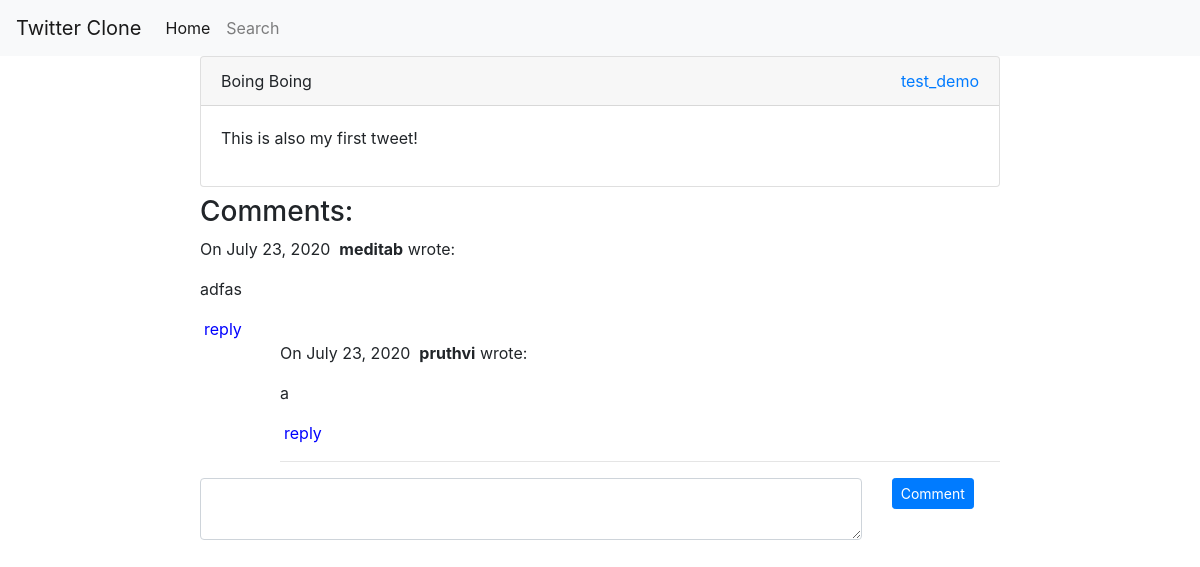
Page /post-detail/2 on the earlier database version.
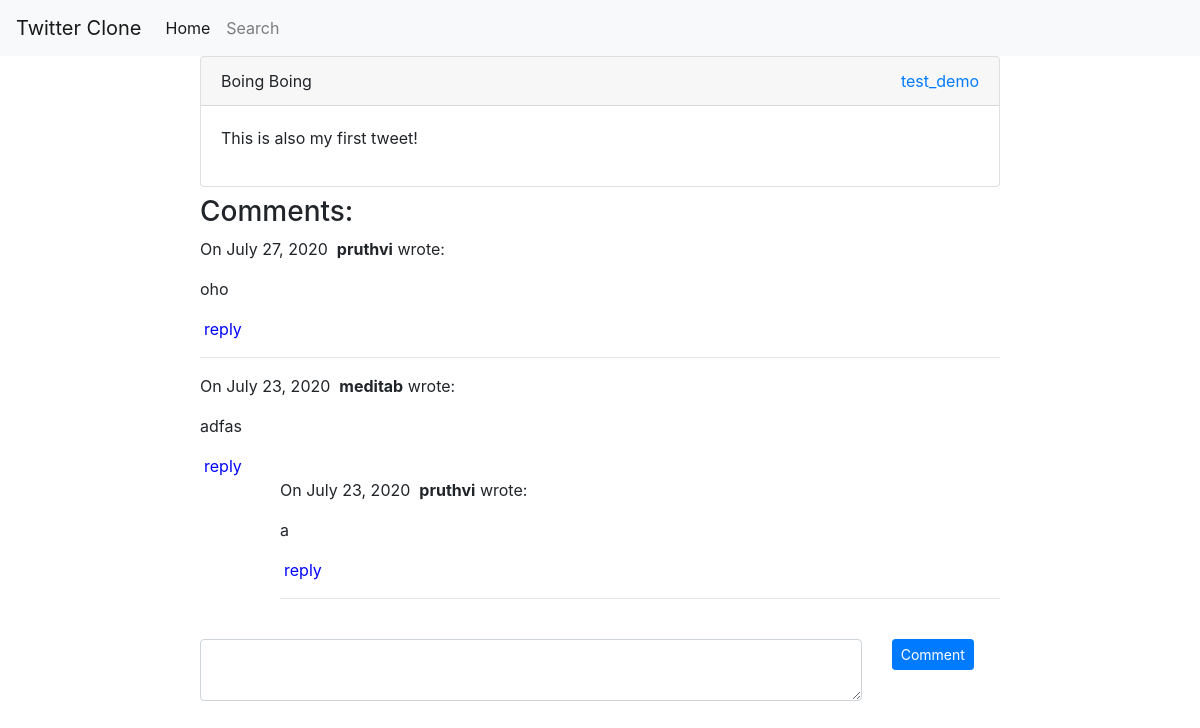
Same page on the later database version.
### twitterapp/models.py (models this page shows, shortened)
class Post(models.Model):
    author = models.ForeignKey(Profile,on_delete=models.CASCADE,null=True)
    title = models.CharField(max_length=250,null=True)
    content = RichTextField()
    date_created = models.DateTimeField(auto_now_add=True)

class Profile(models.Model):
    id = models.UUIDField(primary_key=True,default=uuid.uuid4,editable=False)
    user = models.OneToOneField(User,on_delete=models.CASCADE,null=True)
    bio = models.TextField(max_length=500, blank=True)
    location = models.CharField(max_length=30, blank=True)
    birth_date = models.DateField(null=True, blank=True)
    profile_image = models.ImageField(upload_to='images/',null=True,blank=True)
    followers = models.ManyToManyField(Following,related_name='profiles')
    mode = models.CharField(max_length=50,choices=[('public','Public'),('private','Private')],default='public')

class Comments(models.Model):
    user = models.ForeignKey(User,on_delete=models.CASCADE,null=True)
    post = models.ForeignKey(Post,on_delete=models.CASCADE,null=True)
    comment = models.TextField(max_length=2000,null=True)
    parent_comment = models.ForeignKey('Comments',on_delete=models.CASCADE,null=True,blank=True)
    date_created = models.DateTimeField(auto_now_add=True)

### twitterapp/views.py (the view, shortened to what this page needs)
# urls.py: path('post-detail/<int:pk>',views.PostDetailViewCls.as_view(),name='post-detail'),
class PostDetailViewCls(FormMixin,DetailView):
    model = Post
    template_name = 'post-detail.html'
    form_class = CommentForm
    def get_context_data(self,*args,**kwargs):
        context = super(PostDetailViewCls,self).get_context_data(*args,**kwargs)
        comments = self.get_object().comments_set.filter(parent_comment__isnull=True).order_by('-date_created')
        form = CommentForm()
        context['comments'] = comments
        context['form'] = form
        return context
    def post(self,request,*args,**kwargs):
        self.object = self.get_object()
        form = self.get_form()
        if form.is_valid():
            return self.form_valid(form)
        else:
            return self.form_invalid(form)

### twitterapp/forms.py
class CommentForm(forms.ModelForm):
    class Meta:
        model = Comments
        fields = ('comment',)
        widgets = {
            'comment':forms.Textarea(attrs={'cols':7,'rows':2,'class':'form-control'})
        }

### twitterapp/templates/post-detail.html (shortened to what this page needs)
{% extends 'main.html' %}
{% block content %}
{% load crispy_forms_tags %}
<div class="row">
    <div style="width: 800px;margin: 0 auto;">
        <div class="card mb-2">
            <div class="card-header">
                {{post.title}}
                <a style="float: right;"
                    href="{% url 'visit-profile' post.author.id %}">{{post.author.user.username}}</a>
            </div>
            <div class="card-body">
                {{post.content|safe}}
            </div>
        </div>
        <div id="comments">
            <h3>Comments:</h3>
            {% for comment in comments %}
            <div class='comment-body'>
                <p>
                    On {{comment.date_created.date }}&nbsp;
                    <b>{{ comment.user.username }}</b> wrote:
                </p>
                <p>{{ comment.comment }}</p>
                {% if comment.user == request.user %}
                <span><a href="#" data-target="{{comment.id}}" class="delete" style="color:red">delete</a></span>
                {% else %}
                <span><a href="#" id="{{comment.id}}" class="reply mx-1" style="color: blue;">reply</a></span>
                {% endif %}
                <div style="padding-left:5em">
                    {% for reply in comment.comments_set.all %}
                    <div class='comment-body'>
                        <p>
                            On {{reply.date_created.date }}&nbsp;
                            <b>{{ reply.user.username }}</b> wrote:
                        </p>
                        <p>{{ reply.comment }}</p>
                        {% if reply.user == request.user %}
                        <span><a href="#" data-target="{{reply.id}}" class="delete" style="color:red">delete</a></span>
                        {% else %}
                        <span><a href="#" id="{{comment.id}}" class="reply mx-1" style="color: blue;">reply</a></span>
                        {% endif %}
                        {% endfor %}
                    </div>
                    <hr>
                </div>
            </div>
            {% endfor %}
        </div>
    </div>
    <br>
    <div style="width: 800px;margin: 0 auto;">
        <form id="form" action="" method="post">
            <div class="row">
                <div class="col-sm-10">
                    {{form.comment}}
                </div>
                <div class="col-sm-2">
                    <button type="submit" class="btn btn-sm btn-primary">Comment</button>
                </div>
            </div>
        </form>
    </div>
</div>
{% endblock %}

### twitterapp/templates/main.html (shortened to what this page needs)
{% load static %}
<!DOCTYPE html>
<html lang="en">
<head>
  <link rel="stylesheet" href="{% static 'css/lib/bootstrap.min.css' %}">
  <link rel="stylesheet" href="{% static 'css/main-twitter.css'%}">
</head>
<body>
  <nav class="navbar navbar-expand-lg navbar-light bg-light">
    <a class="navbar-brand" href="#">Twitter Clone</a>
    <div class="collapse navbar-collapse" id="navbarNavAltMarkup">
      <div class="navbar-nav">
        <a class="nav-item nav-link active" href="{% url 'index' %}">Home <span class="sr-only">(current)</span></a>
        <a class="nav-item nav-link" href="{% url 'search' %}">Search</a>
      </div>
    </div>
  </nav>
  <div class="container">
    {% block content %}
    {% endblock %}
  </div>
</body>
</html>

Differences in the rows shown:
added Comments: date_created "July 27, 2020", user.username "pruthvi", comment "oho", shown under "Comments:"
